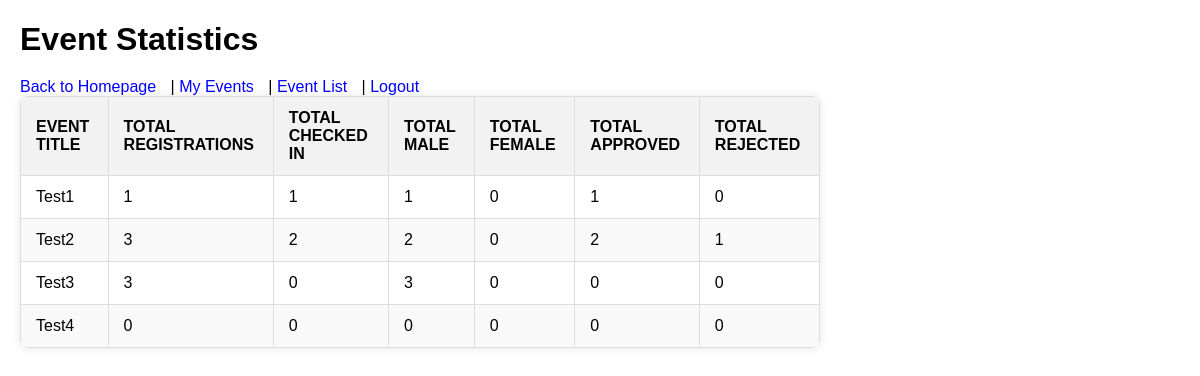
The app's page /event_statistics.php (signed in) with its own data.
### tables this page shows
CREATE TABLE `events` (
  `id` int(11) NOT NULL,
  `user_id` int(11) DEFAULT NULL,
  `title` varchar(255) NOT NULL,
  `description` text DEFAULT NULL,
  `created_at` timestamp NOT NULL DEFAULT current_timestamp(),
  `start_date` date NOT NULL DEFAULT curdate(),
  `end_date` date NOT NULL DEFAULT curdate()
);

### event_statistics.php (the view, shortened to what this page needs)
<?php
require 'db.php';
function getEventStatistics($pdo) {
    $sql = "SELECT e.id, e.title,
                   COUNT(r.id) AS total_registrations,
                   SUM(CASE WHEN r.checked_in = 1 THEN 1 ELSE 0 END) AS total_checked_in,
                   SUM(CASE WHEN u.gender = 'male' THEN 1 ELSE 0 END) AS total_male,
                   SUM(CASE WHEN u.gender = 'female' THEN 1 ELSE 0 END) AS total_female,
                   SUM(CASE WHEN r.status = 'approved' THEN 1 ELSE 0 END) AS total_approved,
                   SUM(CASE WHEN r.status = 'rejected' THEN 1 ELSE 0 END) AS total_rejected
            FROM events e
            LEFT JOIN registrations r ON e.id = r.event_id
            LEFT JOIN users u ON r.user_id = u.id
            GROUP BY e.id, e.title
            ORDER BY e.title";
    $stmt = $pdo->prepare($sql);
    try {
        $stmt->execute();
        return $stmt->fetchAll();
    } catch (PDOException $e) {
        error_log("Database error: " . $e->getMessage());
        return false;
    }
}
$eventStatistics = getEventStatistics($pdo);
?>
<!DOCTYPE html>
<html lang="en">
<head>
    <link rel="stylesheet" href="style_event_statistics.css">
</head>
<body>
    <h1>Event Statistics</h1>
    <a href="index.php">Back to Homepage</a> |
    <a href="my_events.php">My Events</a> |
    <a href="event_list.php">Event List</a> |
    <a href="logout.php">Logout</a>
    <?php if ($eventStatistics && count($eventStatistics) > 0): ?>
        <table>
            <thead>
                <tr>
                    <th>Event Title</th>
                    <th>Total Registrations</th>
                    <th>Total Checked In</th>
                    <th>Total Male</th>
                    <th>Total Female</th>
                    <th>Total Approved</th>
                    <th>Total Rejected</th>
                </tr>
            </thead>
            <tbody>
                <?php foreach ($eventStatistics as $statistic): ?>
                    <tr>
                        <td><?= htmlspecialchars($statistic['title']); ?></td>
                        <td><?= htmlspecialchars($statistic['total_registrations']); ?></td>
                        <td><?= htmlspecialchars($statistic['total_checked_in']); ?></td>
                        <td><?= htmlspecialchars($statistic['total_male']); ?></td>
                        <td><?= htmlspecialchars($statistic['total_female']); ?></td>
                        <td><?= htmlspecialchars($statistic['total_approved']); ?></td>
                        <td><?= htmlspecialchars($statistic['total_rejected']); ?></td>
                    </tr>
                <?php endforeach; ?>
            </tbody>
        </table>
    <?php else: ?>
        <p>No event statistics available.</p>
    <?php endif; ?>
</body>
</html>

### style_event_statistics.css (style rules this page uses)
body { font-family: Arial, sans-serif; margin: 20px; }
h1 { margin-bottom: 20px; }
a { margin-right: 10px; text-decoration: none; color: blue; }
table { border-collapse: collapse; width: 80%; max-width: 800px; background-color: #fff; box-shadow: 0 0 10px rgba(0, 0, 0, 0.1); border-radius: 8px; overflow: hidden; margin-bottom: 20px; }
th, td { border: 1px solid #ddd; padding: 12px 15px; text-align: left; }
th { background-color: #f2f2f2; font-weight: bold; text-transform: uppercase; }
tbody tr:nth-child(even) { background-color: #f9f9f9; }

### records on screen
events: title "Test1", total_registrations "1", total_checked_in "1", total_male "1", total_female "0", total_approved "1", total_rejected "0"
events: title "Test2", total_registrations "3", total_checked_in "2", total_male "2", total_female "0", total_approved "2", total_rejected "1"
events: title "Test3", total_registrations "3", total_checked_in "0", total_male "3", total_female "0", total_approved "0", total_rejected "0"
events: title "Test4", total_registrations "0", total_checked_in "0", total_male "0", total_female "0", total_approved "0", total_rejected "0"
